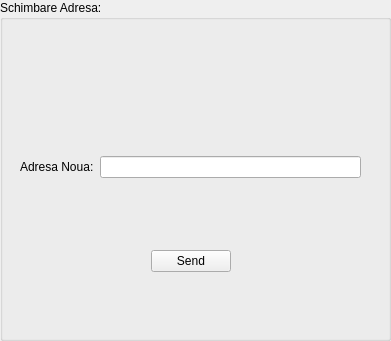
   <widget class="QGroupBox" name="Schimbare_Adresa_box">
    <property name="geometry">
     <rect>
      <x>520</x>
      <y>120</y>
      <width>391</width>
      <height>341</height>
     </rect>
    </property>
    <property name="title">
     <string>Schimbare Adresa:</string>
    </property>
    <widget class="QWidget" name="layoutWidget">
     <property name="geometry">
      <rect>
       <x>20</x>
       <y>90</y>
       <width>341</width>
       <height>182</height>
      </rect>
     </property>
     <layout class="QVBoxLayout" name="verticalLayout_7">
      <item>
       <spacer name="verticalSpacer_9">
        <property name="orientation">
         <enum>Qt::Vertical</enum>
        </property>
        <property name="sizeHint" stdset="0">
         <size>
          <width>20</width>
          <height>40</height>
         </size>
        </property>
       </spacer>
      </item>
      <item>
       <layout class="QHBoxLayout" name="horizontalLayout_23">
        <item>
         <widget class="QLabel" name="adresaNoua_label">
          <property name="text">
           <string>Adresa Noua:</string>
          </property>
         </widget>
        </item>
        <item>
         <widget class="QLineEdit" name="lineEdit_adresaNoua"/>
        </item>
       </layout>
      </item>
      <item>
       <spacer name="verticalSpacer_10">
        <property name="orientation">
         <enum>Qt::Vertical</enum>
        </property>
        <property name="sizeHint" stdset="0">
         <size>
          <width>20</width>
          <height>40</height>
         </size>
        </property>
       </spacer>
      </item>
      <item>
       <layout class="QHBoxLayout" name="horizontalLayout_25">
        <item>
         <spacer name="horizontalSpacer_9">
          <property name="orientation">
           <enum>Qt::Horizontal</enum>
          </property>
          <property name="sizeHint" stdset="0">
           <size>
            <width>48</width>
            <height>17</height>
           </size>
          </property>
         </spacer>
        </item>
        <item>
         <widget class="QPushButton" name="sendAdresaButton">
          <property name="text">
           <string>Send</string>
          </property>
         </widget>
        </item>
        <item>
         <spacer name="horizontalSpacer_8">
          <property name="orientation">
           <enum>Qt::Horizontal</enum>
          </property>
          <property name="sizeHint" stdset="0">
           <size>
            <width>48</width>
            <height>17</height>
           </size>
          </property>
         </spacer>
        </item>
       </layout>
      </item>
     </layout>
    </widget>
   </widget>
